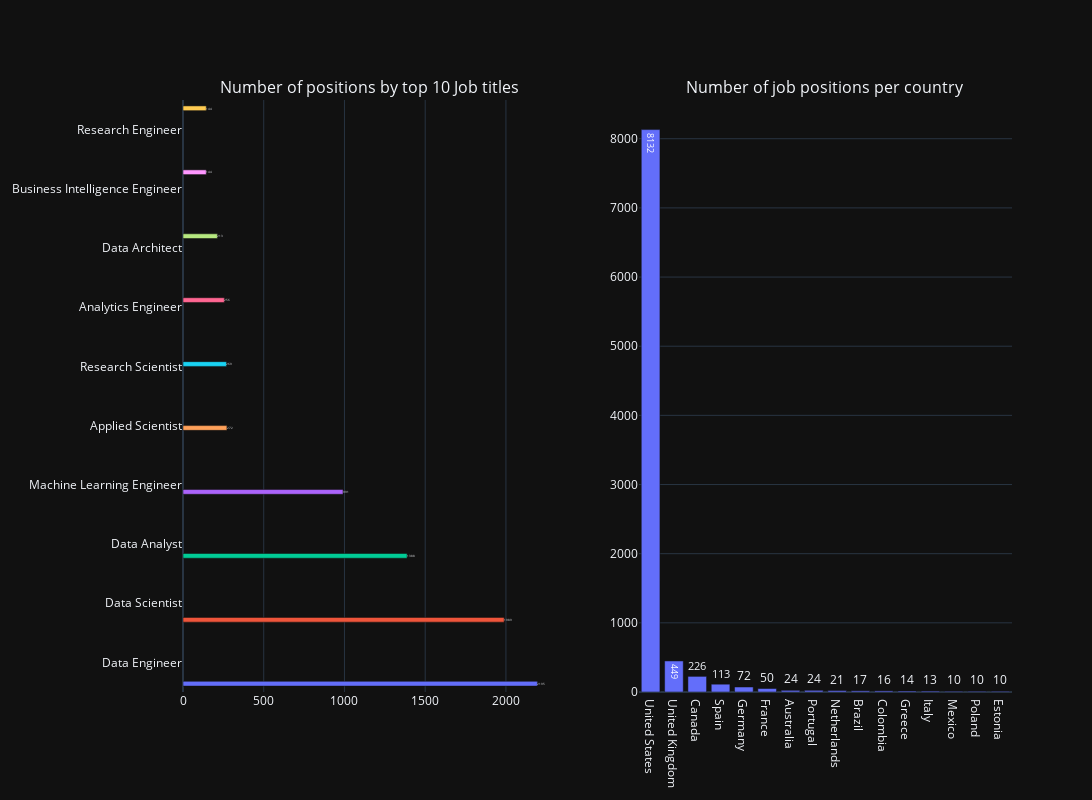

Notebook cell for this chart:
### Code cell
# 1. Bar plot: Number of positions by top 10 Job titles
df_job_title_count = df['job_title'].value_counts().sort_values(ascending=False).reset_index()
df_job_title_count.columns = ['job_title', 'count']
top_10_job_titles_count = df_job_title_count.head(10)

bar_fig1 = px.bar(
    top_10_job_titles_count,
    x='count',
    y='job_title',
    orientation='h',
    labels={'count': 'Number of job positions', 'job_title': 'Job Title'},
    title='Number of positions by top 10 Job titles',
    template='plotly_dark',
    color='job_title',
    text='count'
)
bar_fig1.update_layout(
    width=1200,
    height=600,
    xaxis_title='Number of Positions',
    yaxis_title='Job Title',
    showlegend=False
)

# 2. Bar plot: Number of job positions per country

country_counts = df['company_location'].value_counts().reset_index()
country_counts.columns = ['company_location', 'count']
filtered_country_counts = country_counts[country_counts['count'] >= 10]

bar_fig2 = px.bar(
    filtered_country_counts,
    x='company_location',
    y='count',
    labels={'count': 'Number of Positions', 'company_location': 'Country'},
    title='Number of job positions per country',
    template='plotly_dark',
    text='count'
)
bar_fig2.update_layout(
    width=1000,
    height=600
)

fig = make_subplots(rows=1, cols=2, subplot_titles=("Number of positions by top 10 Job titles", "Number of job positions per country"))

for trace in bar_fig1['data']:
    fig.add_trace(trace, row=1, col=1)

for trace in bar_fig2['data']:
    fig.add_trace(trace, row=1, col=2)

fig.update_layout(
    height=800,
    width = 1700,
    template='plotly_dark',
    showlegend=False
)
fig.show()

### Figure 1 — Plotly figure (JSON) as saved in the notebook; plotly's stock layout.template omitted (floating-point values rounded to 4 significant figures)
{"data": [{"alignmentgroup": "True", "hovertemplate": "Job Title=%{y}<br>Number of job positions=%{text}<extra></extra>", "legendgroup": "Data Engineer", "marker": {"color": "#636efa", "pattern": {"shape": ""}}, "name": "Data Engineer", "offsetgroup": "Data Engineer", "orientation": "h", "showlegend": true, "text": [2195], "textposition": "auto", "type": "bar", "x": [2195], "xaxis": "x", "y": ["Data Engineer"], "yaxis": "y"}, {"alignmentgroup": "True", "hovertemplate": "Job Title=%{y}<br>Number of job positions=%{text}<extra></extra>", "legendgroup": "Data Scientist", "marker": {"color": "#EF553B", "pattern": {"shape": ""}}, "name": "Data Scientist", "offsetgroup": "Data Scientist", "orientation": "h", "showlegend": true, "text": [1989], "textposition": "auto", "type": "bar", "x": [1989], "xaxis": "x", "y": ["Data Scientist"], "yaxis": "y"}, {"alignmentgroup": "True", "hovertemplate": "Job Title=%{y}<br>Number of job positions=%{text}<extra></extra>", "legendgroup": "Data Analyst", "marker": {"color": "#00cc96", "pattern": {"shape": ""}}, "name": "Data Analyst", "offsetgroup": "Data Analyst", "orientation": "h", "showlegend": true, "text": [1388], "textposition": "auto", "type": "bar", "x": [1388], "xaxis": "x", "y": ["Data Analyst"], "yaxis": "y"}, {"alignmentgroup": "True", "hovertemplate": "Job Title=%{y}<br>Number of job positions=%{text}<extra></extra>", "legendgroup": "Machine Learning Engineer", "marker": {"color": "#ab63fa", "pattern": {"shape": ""}}, "name": "Machine Learning Engineer", "offsetgroup": "Machine Learning Engineer", "orientation": "h", "showlegend": true, "text": [991], "textposition": "auto", "type": "bar", "x": [991], "xaxis": "x", "y": ["Machine Learning Engineer"], "yaxis": "y"}, {"alignmentgroup": "True", "hovertemplate": "Job Title=%{y}<br>Number of job positions=%{text}<extra></extra>", "legendgroup": "Applied Scientist", "marker": {"color": "#FFA15A", "pattern": {"shape": ""}}, "name": "Applied Scientist", "offsetgroup": "Applied Scientist", "orientation": "h", "showlegend": true, "text": [272], "textposition": "auto", "type": "bar", "x": [272], "xaxis": "x", "y": ["Applied Scientist"], "yaxis": "y"}, {"alignmentgroup": "True", "hovertemplate": "Job Title=%{y}<br>Number of job positions=%{text}<extra></extra>", "legendgroup": "Research Scientist", "marker": {"color": "#19d3f3", "pattern": {"shape": ""}}, "name": "Research Scientist", "offsetgroup": "Research Scientist", "orientation": "h", "showlegend": true, "text": [269], "textposition": "auto", "type": "bar", "x": [269], "xaxis": "x", "y": ["Research Scientist"], "yaxis": "y"}, {"alignmentgroup": "True", "hovertemplate": "Job Title=%{y}<br>Number of job positions=%{text}<extra></extra>", "legendgroup": "Analytics Engineer", "marker": {"color": "#FF6692", "pattern": {"shape": ""}}, "name": "Analytics Engineer", "offsetgroup": "Analytics Engineer", "orientation": "h", "showlegend": true, "text": [256], "textposition": "auto", "type": "bar", "x": [256], "xaxis": "x", "y": ["Analytics Engineer"], "yaxis": "y"}, {"alignmentgroup": "True", "hovertemplate": "Job Title=%{y}<br>Number of job positions=%{text}<extra></extra>", "legendgroup": "Data Architect", "marker": {"color": "#B6E880", "pattern": {"shape": ""}}, "name": "Data Architect", "offsetgroup": "Data Architect", "orientation": "h", "showlegend": true, "text": [213], "textposition": "auto", "type": "bar", "x": [213], "xaxis": "x", "y": ["Data Architect"], "yaxis": "y"}, {"alignmentgroup": "True", "hovertemplate": "Job Title=%{y}<br>Number of job positions=%{text}<extra></extra>", "legendgroup": "Business Intelligence Engineer", "marker": {"color": "#FF97FF", "pattern": {"shape": ""}}, "name": "Business Intelligence Engineer", "offsetgroup": "Business Intelligence Engineer", "orientation": "h", "showlegend": true, "text": [144], "textposition": "auto", "type": "bar", "x": [144], "xaxis": "x", "y": ["Business Intelligence Engineer"], "yaxis": "y"}, {"alignmentgroup": "True", "hovertemplate": "Job Title=%{y}<br>Number of job positions=%{text}<extra></extra>", "legendgroup": "Research Engineer", "marker": {"color": "#FECB52", "pattern": {"shape": ""}}, "name": "Research Engineer", "offsetgroup": "Research Engineer", "orientation": "h", "showlegend": true, "text": [144], "textposition": "auto", "type": "bar", "x": [144], "xaxis": "x", "y": ["Research Engineer"], "yaxis": "y"}, {"alignmentgroup": "True", "hovertemplate": "Country=%{x}<br>Number of Positions=%{text}<extra></extra>", "legendgroup": "", "marker": {"color": "#636efa", "pattern": {"shape": ""}}, "name": "", "offsetgroup": "", "orientation": "v", "showlegend": false, "text": [8132, 449, 226, 113, 72, 50, 24, 24, 21, 17, 16, 14, 13, 10, 10, 10], "textposition": "auto", "type": "bar", "x": ["United States", "United Kingdom", "Canada", "Spain", "Germany", "France", "Australia", "Portugal", "Netherlands", "Brazil", "Colombia", "Greece", "Italy", "Mexico", "Poland", "Estonia"], "xaxis": "x2", "y": [8132, 449, 226, 113, 72, 50, 24, 24, 21, 17, 16, 14, 13, 10, 10, 10], "yaxis": "y2"}], "layout": {"annotations": [{"font": {"size": 16}, "showarrow": false, "text": "Number of positions by top 10 Job titles", "x": 0.225, "xanchor": "center", "xref": "paper", "y": 1, "yanchor": "bottom", "yref": "paper"}, {"font": {"size": 16}, "showarrow": false, "text": "Number of job positions per country", "x": 0.775, "xanchor": "center", "xref": "paper", "y": 1, "yanchor": "bottom", "yref": "paper"}], "height": 800, "showlegend": false, "width": 1700, "xaxis": {"anchor": "y", "domain": [0, 0.45]}, "xaxis2": {"anchor": "y2", "domain": [0.55, 1]}, "yaxis": {"anchor": "x", "domain": [0, 1]}, "yaxis2": {"anchor": "x2", "domain": [0, 1]}}}
